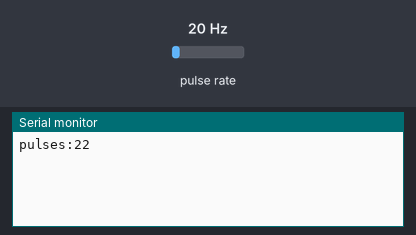
Bench run of a sketch on a simulated Arduino Uno, built with avr-gcc and run on an emulated ATmega328P. Shown: the last lines printed to the serial monitor. Wiring (inferred from the names in the program): pulse sensor: data pin 2. The test bench sets the inputs (shaded band); at power-on: pulse rate 20 Hz.

Above: at 1.2 s.
1.3 s: pulse rate (sensor on pin 2) set to 4 Hz
At 2.6 s:
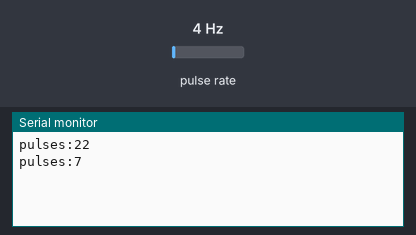
2.8 s: pulse rate (sensor on pin 2) set to 50 Hz
At 3.8 s:
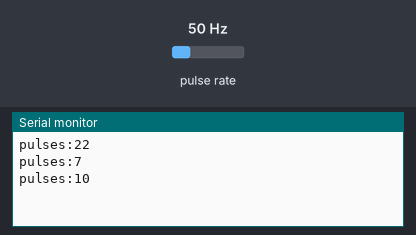
Timing chart, 0 to 5.8 s (numbered marks = the images above; inputs shaded):
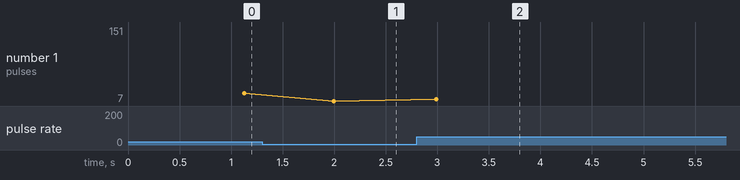

Measured:
- after the input at 1.3 s, the serial monitor: prints a new line after 0.70 s (image 1)
- after the input at 2.8 s, the serial monitor: prints a new line after 0.19 s (image 2)
- plotted number 1: 22 → 7 after the input at 1.3 s, 7 → 151 after the input at 2.8 s

The sketch:

flowmeter.ino
```cpp
int flowPin = 2;    //flowmeter pin number
int pulsesCounter = 0;
int previousMeasure = 0;
int counter = 0;

void rpm ()
{
  pulsesCounter++;
}

void setup()
{
  pinMode(flowPin, INPUT); // Initialize the digital pin as an output
  Serial.begin(9600); // Start serial port
  attachInterrupt(0, rpm, RISING); //Interrupt is attached
}

void loop ()
{
  sei();            //Enable interrupts
  delay (15);
  cli();            //Disable interrupts
  if ((pulsesCounter == previousMeasure) && (pulsesCounter != 0)) {
    counter += 1;
  }

  previousMeasure = pulsesCounter;

  if ((counter == 50) && (pulsesCounter != 0)) { // Send pulses number to Raspberry Pi
    Serial.print("pulses:");
    Serial.println (pulsesCounter, DEC); //Prints the pulses number
    pulsesCounter = 0;
    previousMeasure = 0;
    counter = 0;
  }
}
```
